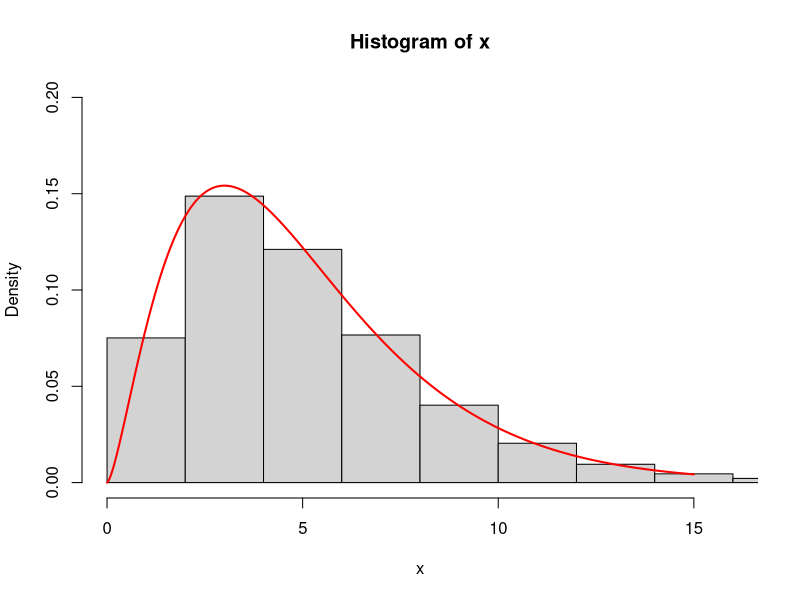
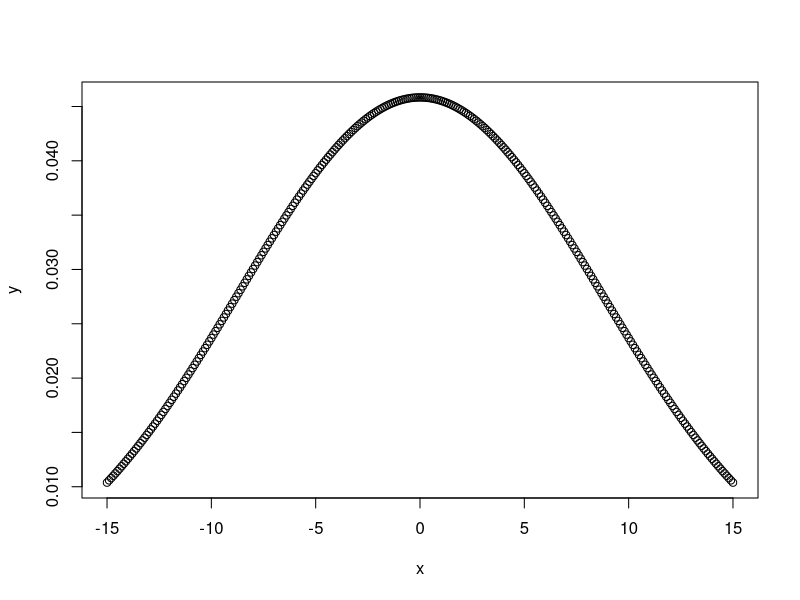
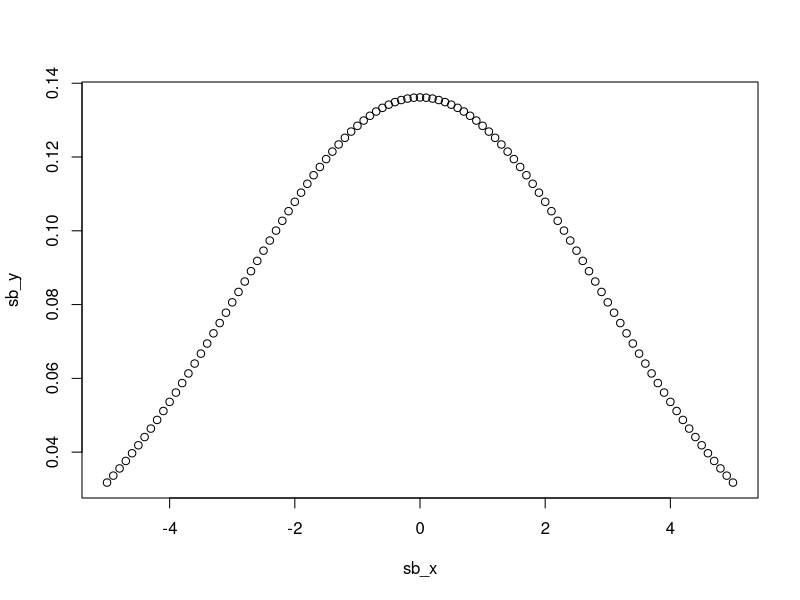

The R script that drew these images, in order:

                    ###   Distribusi Multinomial   ###


# The multinomial distribution describes the probability of obtaining a 
# specific number of counts for k different outcomes, when each outcome 
# has a fixed probability of occurring. independen

# If a random variable X follows a multinomial distribution, then the 
# probability that outcome 1 occurs exactly x1 times, outcome 2 occurs exactly 
# x2 times, etc.

# To calculate a multinomial probability in R we can use the dmultinom() 
# function, which uses the following syntax:
  
dmultinom(x=c(1, 6, 8), prob=c(.4, .5, .1))

# where:
# x    : A vector that represents the frequency of each outcome
# prob : A vector that represents the probability of each outcome 
#        (the sum must be 1)

# Example

# Proses pembuatan pensil dalam sebuah pabrik melibatkan banyak buruh dan 
# dilakukan berulang-ulang. Pada suatu pemeriksaan terakhir terlihat bahwa 85% 
# produk adalah ”baik”, 10% ”tidak baik tetapi masih bisa diperbaiki” dan 5% 
# ”rusak dan harus dibuang”. Jika sebuah sampel acak dengan 20 unit dipilih, 
# berapa peluang jumlah unit ”baik” sebanyak 18, unit ”tidak baik tetapi bisa 
# diperbaiki” sebanyak 2 dan unit ”rusak” tidak ada? (Jawaban : 0,102)

p_x1 = 0.85
p_x2 = 0.1
p_x3 = 0.05
n = 20
x1 = 18
x2 = 2
x3 = 0

dmultinom(x=c(x1, x2, x3), prob=c(p_x1, p_x2, p_x3))


                      ###   Distribusi Normal   ###


# Normal Distribution is a probability function used in statistics that tells 
# about how the data values are distributed. It is the most important 
# probability distribution function used in statistics because of its advantages 
# in real case scenarios. For example, the height of the population, shoe size, 
# IQ level, rolling a dice, and many more.

# In R, there are 4 built-in functions to generate normal distribution:

# dnorm(x, mean, sd) -> density function of distribution
# pnorm(x, mean, sd) -> cumulative distribution function
# qnorm(p, mean, sd) -> inverse pnorm, to find percentiles
# rnorm(n, mean, sd) -> generate a vector of random numbers which are 
#                       normally distributed

# creating a sequence of values between -15 to 15 with a difference of 0.1
x = seq(-15, 15, by=0.1)
y = dnorm(x, mean(x), sd(x))

# output to be present as PNG file
png(file="dnormExample.png")

# Plot the graph.
plot(x, y)

# saving the file
dev.off() 

# Example

# Sebuah laptop dengan merk X, mengklaim bahwa lamanya waktu ketahanan daya 
# baterai didistribusikan secara normal dengan rata-rata adalah 5 jam dan 
# standar deviasi 1,5 jam. Bejo membeli laptop tersebut dan ingin mengetahui 
# ketahanan daya baterai laptop tersebut untuk penggunaan normal. Bantulah Bejo 
# untuk menghitung probabilitas laptop tersebut dapat bertahan 6 jam!

rata2 <- 5
std <- 1.5
x <- 6

sb_x = seq(-rata2, rata2, by=0.1)
sb_y <- dnorm(sb_x,mean(sb_x),sd(sb_x))

png(file="contoh_normal.png")
plot(sb_x, sb_y)
dev.off()

prob <- dnorm(x,rata2,std)
prob


                  ###   Distribusi Kai Kuadrat   ###


# The chi-squared distribution with df degrees of freedom is the distribution 
# computed over the sums of the squares of df independent standard normal 
# random variables. This distribution is used for the categorical analysis of 
# the data.

# In R, there are 4 built-in functions to generate chi-squared distribution:

# qchisq() -> quantile function
# dchisq() -> density function
# pchisq() -> distribution function
# rchisq() -> random numbers from the chi-square distribution

# defining degrees of freedom
df = 5 #tingkat kesalahan yang dapat ditolerir maksimal 5%

# computing values of 50k random values with 5 degrees of freedom
x <- rchisq(50000, df = 5)

hist(x, 
     freq = FALSE, 
     xlim = c(0,16), 
     ylim = c(0,0.2))

curve(dchisq(x, df = 5), from = 0, to = 15, 
      n = 5000, col= 'red', lwd=2, add = T)
